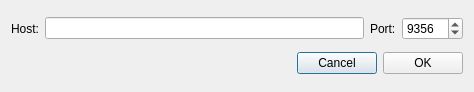
<?xml version="1.0" encoding="UTF-8"?>
<ui version="4.0">
 <class>NewNodeDialog</class>
 <widget class="QDialog" name="NewNodeDialog">
  <property name="windowModality">
   <enum>Qt::ApplicationModal</enum>
  </property>
  <property name="geometry">
   <rect>
    <x>0</x>
    <y>0</y>
    <width>474</width>
    <height>92</height>
   </rect>
  </property>
  <property name="windowTitle">
   <string>New remote node</string>
  </property>
  <layout class="QVBoxLayout" name="verticalLayout">
   <item>
    <layout class="QHBoxLayout" name="horizontalLayout">
     <item>
      <widget class="QLabel" name="label">
       <property name="text">
        <string>Host:</string>
       </property>
      </widget>
     </item>
     <item>
      <widget class="QLineEdit" name="m_hostEdit"/>
     </item>
     <item>
      <widget class="QLabel" name="label_2">
       <property name="text">
        <string>Port:</string>
       </property>
      </widget>
     </item>
     <item>
      <widget class="QSpinBox" name="m_portSpin">
       <property name="minimum">
        <number>1</number>
       </property>
       <property name="maximum">
        <number>65535</number>
       </property>
       <property name="value">
        <number>9356</number>
       </property>
      </widget>
     </item>
    </layout>
   </item>
   <item>
    <layout class="QHBoxLayout" name="horizontalLayout_2">
     <item>
      <spacer name="horizontalSpacer">
       <property name="orientation">
        <enum>Qt::Horizontal</enum>
       </property>
       <property name="sizeHint" stdset="0">
        <size>
         <width>40</width>
         <height>20</height>
        </size>
       </property>
      </spacer>
     </item>
     <item>
      <widget class="QPushButton" name="m_cancelButton">
       <property name="text">
        <string>Cancel</string>
       </property>
      </widget>
     </item>
     <item>
      <widget class="QPushButton" name="m_okButton">
       <property name="text">
        <string>OK</string>
       </property>
      </widget>
     </item>
    </layout>
   </item>
  </layout>
 </widget>
 <resources/>
 <connections>
  <connection>
   <sender>m_okButton</sender>
   <signal>clicked()</signal>
   <receiver>NewNodeDialog</receiver>
   <slot>accept()</slot>
   <hints>
    <hint type="sourcelabel">
     <x>500</x>
     <y>62</y>
    </hint>
    <hint type="destinationlabel">
     <x>276</x>
     <y>44</y>
    </hint>
   </hints>
  </connection>
  <connection>
   <sender>m_cancelButton</sender>
   <signal>clicked()</signal>
   <receiver>NewNodeDialog</receiver>
   <slot>reject()</slot>
   <hints>
    <hint type="sourcelabel">
     <x>417</x>
     <y>62</y>
    </hint>
    <hint type="destinationlabel">
     <x>276</x>
     <y>44</y>
    </hint>
   </hints>
  </connection>
 </connections>
</ui>
